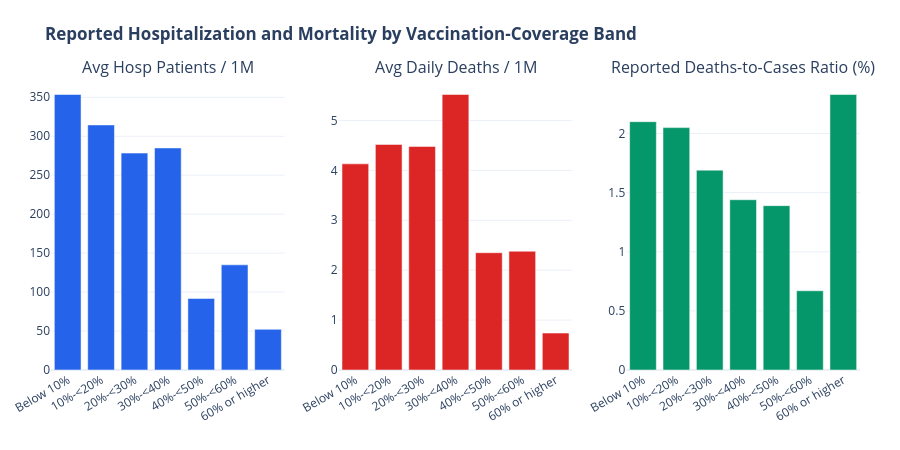

Write notebook code for a chart like this one.
### Code cell
'''
Query Name: Reported Hospitalization and Mortality
            Across Vaccination-Coverage Bands

Objective:
Compare average hospitalization burden, reported daily mortality,
and aggregate reported deaths-to-cases ratios across vaccination
coverage levels.

Methodology:
Uses PostgreSQL CASE statements to classify country-date
observations into vaccination-coverage bands and FILTER clauses
to calculate the aggregate ratio using matched case-death observations.

Interpretation:
This is a descriptive country-level comparison, not a cohort-based
study or an estimate of causal vaccination effectiveness.
'''

query = """
WITH banded_data AS (

    SELECT
        dea.location,
        dea.date,

        -- Classify observations by vaccination coverage
        CASE
            WHEN vac.people_vaccinated_per_hundred < 10
                THEN 'Below 10%'
            WHEN vac.people_vaccinated_per_hundred < 20
                THEN '10%-<20%'
            WHEN vac.people_vaccinated_per_hundred < 30
                THEN '20%-<30%'
            WHEN vac.people_vaccinated_per_hundred < 40
                THEN '30%-<40%'
            WHEN vac.people_vaccinated_per_hundred < 50
                THEN '40%-<50%'
            WHEN vac.people_vaccinated_per_hundred < 60
                THEN '50%-<60%'
            ELSE '60% or higher'
        END AS vaccination_coverage_band,

        -- Numeric sorting order
        CASE
            WHEN vac.people_vaccinated_per_hundred < 10 THEN 1
            WHEN vac.people_vaccinated_per_hundred < 20 THEN 2
            WHEN vac.people_vaccinated_per_hundred < 30 THEN 3
            WHEN vac.people_vaccinated_per_hundred < 40 THEN 4
            WHEN vac.people_vaccinated_per_hundred < 50 THEN 5
            WHEN vac.people_vaccinated_per_hundred < 60 THEN 6
            ELSE 7
        END AS sort_order,

        dea.hosp_patients_per_million,
        dea.new_deaths_per_million,
        dea.new_deaths,
        dea.new_cases

    FROM public.coviddeaths dea

    JOIN public.covidvaccinations vac
      ON dea.location = vac.location
     AND dea.date = vac.date

    WHERE dea.continent IS NOT NULL
      AND vac.people_vaccinated_per_hundred IS NOT NULL
)

SELECT
    vaccination_coverage_band,

    -- Number of country-date observations
    COUNT(*) AS country_day_observations,

    -- Number of distinct countries
    COUNT(DISTINCT location) AS countries_included,

    -- Average hospitalization burden
    COUNT(hosp_patients_per_million)
        AS hospitalization_observations,

    ROUND(
        AVG(hosp_patients_per_million)::numeric,
        2
    ) AS avg_hospital_patients_per_million,

    -- Average reported daily mortality
    COUNT(new_deaths_per_million)
        AS mortality_observations,

    ROUND(
        AVG(new_deaths_per_million)::numeric,
        2
    ) AS avg_daily_deaths_per_million,

    -- Number of matched case-death observations
    COUNT(*) FILTER (
        WHERE new_deaths IS NOT NULL
          AND new_cases IS NOT NULL
    ) AS paired_case_death_observations,

    -- Aggregate reported deaths-to-cases ratio
    ROUND(
        (
            (SUM(new_deaths) FILTER (
                WHERE new_deaths IS NOT NULL
                  AND new_cases IS NOT NULL
            ))::numeric
            /
            NULLIF(
                (SUM(new_cases) FILTER (
                    WHERE new_deaths IS NOT NULL
                      AND new_cases IS NOT NULL
                ))::numeric,
                0
            )
        ) * 100,
        2
    ) AS aggregate_reported_deaths_to_cases_pct

FROM banded_data

GROUP BY
    sort_order,
    vaccination_coverage_band

ORDER BY sort_order;
"""


with engine.connect() as conn:
    df = pd.read_sql(text(query), conn)


# 3. Type Conversion
numeric_cols = [
    "avg_hospital_patients_per_million",
    "avg_daily_deaths_per_million",
    "aggregate_reported_deaths_to_cases_pct",  
]
df[numeric_cols] = df[numeric_cols].apply(pd.to_numeric, errors="coerce")

# 4. Multi-Metric Subplot Visualization
fig = make_subplots(
    rows=1,
    cols=3,
    subplot_titles=(
        "Avg Hosp Patients / 1M",
        "Avg Daily Deaths / 1M",
        "Reported Deaths-to-Cases Ratio (%)",
    ),
)

# Hosp Patients per Million
fig.add_trace(
    go.Bar(
        x=df["vaccination_coverage_band"],  
        y=df["avg_hospital_patients_per_million"],
        name="Hosp Patients / 1M",
        marker_color="#2563eb",
        hovertemplate="<b>%{x}</b><br>Hosp Patients/1M: <b>%{y:.2f}</b><extra></extra>",
    ),
    row=1,
    col=1,
)

# Daily Deaths per Million
fig.add_trace(
    go.Bar(
        x=df["vaccination_coverage_band"],  
        y=df["avg_daily_deaths_per_million"],
        name="Daily Deaths / 1M",
        marker_color="#dc2626",
        hovertemplate="<b>%{x}</b><br>Daily Deaths/1M: <b>%{y:.2f}</b><extra></extra>",
    ),
    row=1,
    col=2,
)

# Aggregate Reported Deaths-to-Cases Ratio
fig.add_trace(
    go.Bar(
        x=df["vaccination_coverage_band"], 
        y=df["aggregate_reported_deaths_to_cases_pct"], 
        name="Reported Deaths-to-Cases Ratio:",
        marker_color="#059669",
        hovertemplate="<b>%{x}</b><br>Reported Deaths-to-Cases Ratio: <b>%{y:.2f}%</b><extra></extra>",
    ),
    row=1,
    col=3,
)

# 5. Styling Layout
fig.update_layout(
    title_text="<b>Reported Hospitalization and Mortality by Vaccination-Coverage Band</b>",
    template="plotly_white",
    showlegend=False,
    height=450,
    margin=dict(l=40, r=40, t=80, b=80),
)

fig.update_xaxes(tickangle=-30)
fig.show()

### Figure 1 — Plotly figure (JSON) as saved in the notebook; plotly's stock layout.template omitted (floating-point values rounded to 4 significant figures)
{"data": [{"hovertemplate": "<b>%{x}</b><br>Hosp Patients/1M: <b>%{y:.2f}</b><extra></extra>", "marker": {"color": "#2563eb"}, "name": "Hosp Patients / 1M", "type": "bar", "x": ["Below 10%", "10%-<20%", "20%-<30%", "30%-<40%", "40%-<50%", "50%-<60%", "60% or higher"], "xaxis": "x", "y": [353.6, 314.5, 278.4, 285, 91.84, 135.0, 52.18], "yaxis": "y"}, {"hovertemplate": "<b>%{x}</b><br>Daily Deaths/1M: <b>%{y:.2f}</b><extra></extra>", "marker": {"color": "#dc2626"}, "name": "Daily Deaths / 1M", "type": "bar", "x": ["Below 10%", "10%-<20%", "20%-<30%", "30%-<40%", "40%-<50%", "50%-<60%", "60% or higher"], "xaxis": "x2", "y": [4.13, 4.52, 4.48, 5.52, 2.35, 2.38, 0.74], "yaxis": "y2"}, {"hovertemplate": "<b>%{x}</b><br>Reported Deaths-to-Cases Ratio: <b>%{y:.2f}%</b><extra></extra>", "marker": {"color": "#059669"}, "name": "Reported Deaths-to-Cases Ratio:", "type": "bar", "x": ["Below 10%", "10%-<20%", "20%-<30%", "30%-<40%", "40%-<50%", "50%-<60%", "60% or higher"], "xaxis": "x3", "y": [2.1, 2.05, 1.69, 1.44, 1.39, 0.67, 2.33], "yaxis": "y3"}], "layout": {"annotations": [{"font": {"size": 16}, "showarrow": false, "text": "Avg Hosp Patients / 1M", "x": 0.1444, "xanchor": "center", "xref": "paper", "y": 1, "yanchor": "bottom", "yref": "paper"}, {"font": {"size": 16}, "showarrow": false, "text": "Avg Daily Deaths / 1M", "x": 0.5, "xanchor": "center", "xref": "paper", "y": 1, "yanchor": "bottom", "yref": "paper"}, {"font": {"size": 16}, "showarrow": false, "text": "Reported Deaths-to-Cases Ratio (%)", "x": 0.8556, "xanchor": "center", "xref": "paper", "y": 1, "yanchor": "bottom", "yref": "paper"}], "height": 450, "margin": {"b": 80, "l": 40, "r": 40, "t": 80}, "showlegend": false, "title": {"text": "<b>Reported Hospitalization and Mortality by Vaccination-Coverage Band</b>"}, "xaxis": {"anchor": "y", "domain": [0, 0.2889], "tickangle": -30}, "xaxis2": {"anchor": "y2", "domain": [0.3556, 0.6444], "tickangle": -30}, "xaxis3": {"anchor": "y3", "domain": [0.7111, 1], "tickangle": -30}, "yaxis": {"anchor": "x", "domain": [0, 1]}, "yaxis2": {"anchor": "x2", "domain": [0, 1]}, "yaxis3": {"anchor": "x3", "domain": [0, 1]}}}
